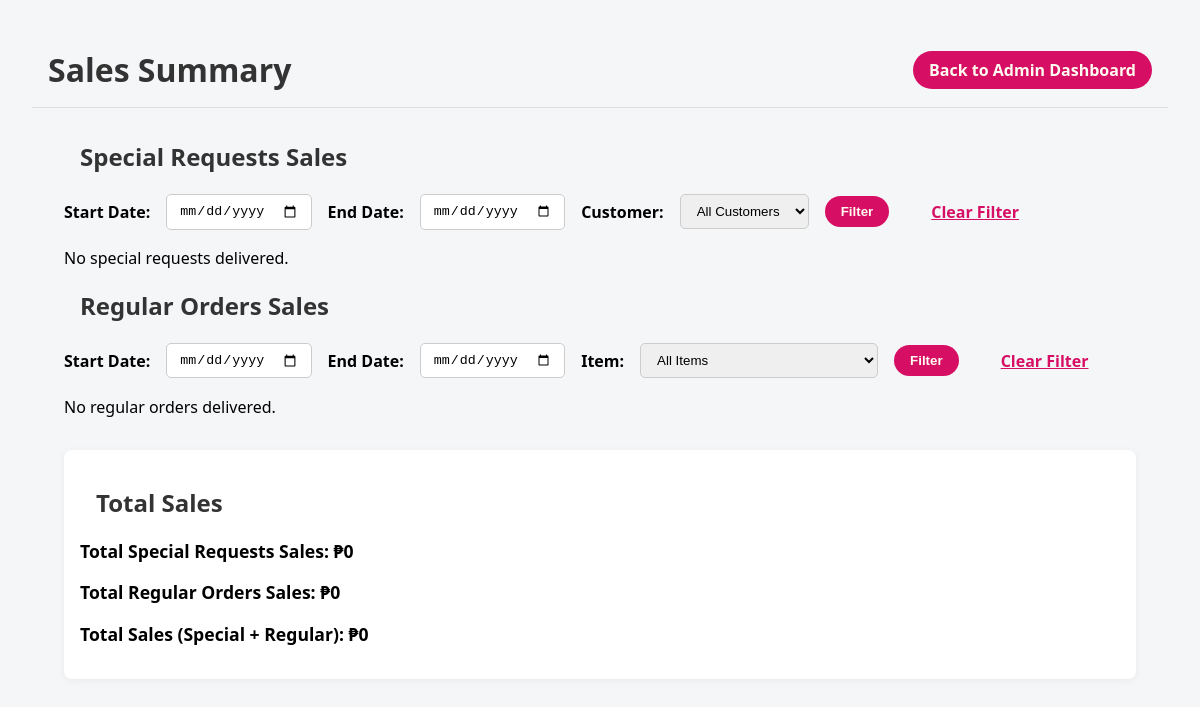
Before: /sales_summary (signed in) with the older database file.
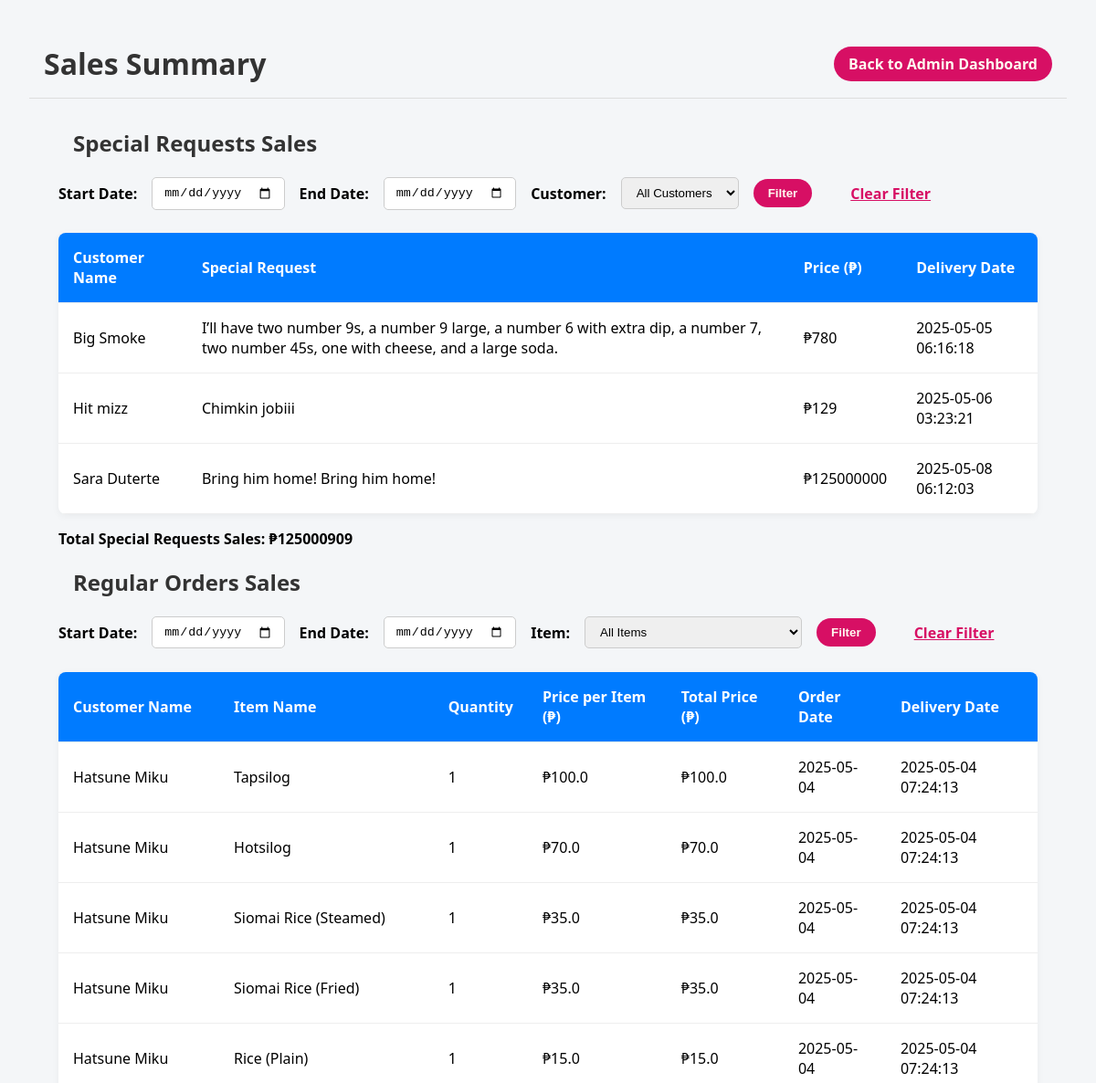
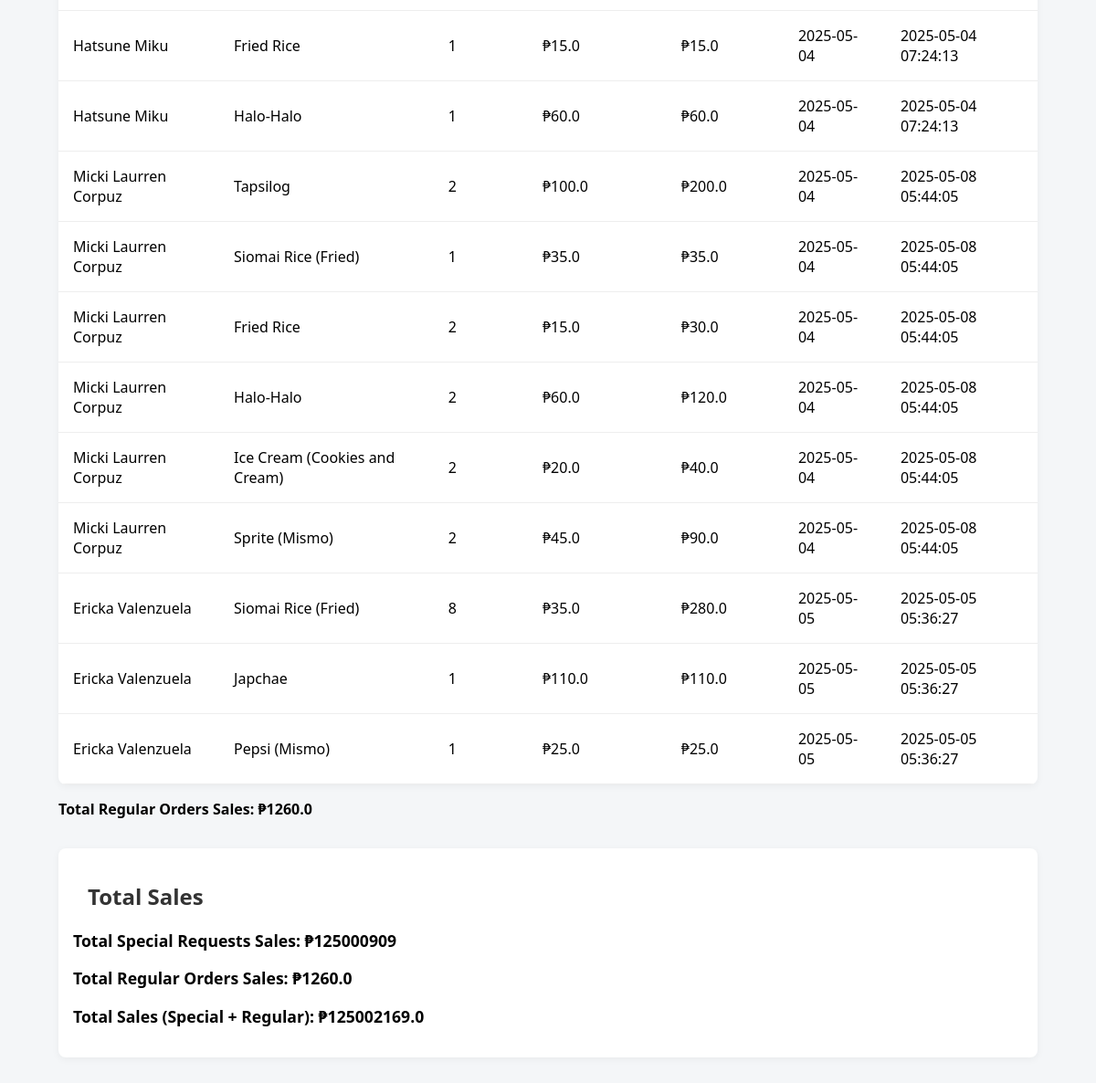
After: the same page with the newer database file (2 pictures, top to bottom).
### tables this page shows
CREATE TABLE Special_Requests (
    Request_ID INTEGER PRIMARY KEY AUTOINCREMENT,
    Customer_ID INTEGER,
    Request_Item TEXT NOT NULL,
    Request_Date DATE NOT NULL,
    Request_Time TIME NOT NULL,
    Time_Ordered DATETIME NOT NULL,
    Time_Delivered DATETIME,
    Approved BOOLEAN NOT NULL,
    Time_Approved DATETIME,
    Time_Rejected DATETIME, Price DECIMAL(10, 2) NOT NULL DEFAULT 0.00,
    FOREIGN KEY (Customer_ID) REFERENCES Customers(Customer_ID)
);

CREATE TABLE Customers (
    Customer_ID INTEGER PRIMARY KEY AUTOINCREMENT,
    Name TEXT NOT NULL,
    Address TEXT NOT NULL,
    Phone TEXT NOT NULL,
    FOREIGN KEY (Phone) REFERENCES Users(Contact)
);

CREATE TABLE Order_Items (
    OrderItem_ID INTEGER PRIMARY KEY AUTOINCREMENT,
    Order_ID INTEGER,
    Item_ID INTEGER,
    Quantity INTEGER NOT NULL,
    FOREIGN KEY (Order_ID) REFERENCES Orders(Order_ID),
    FOREIGN KEY (Item_ID) REFERENCES Menu_Items(Item_ID)
);

CREATE TABLE Menu_Items (
    Item_ID INTEGER PRIMARY KEY AUTOINCREMENT,
    Item_Name TEXT NOT NULL,
    Category TEXT NOT NULL,
    Price REAL NOT NULL,
    FOREIGN KEY (Category) REFERENCES Categories(Category_Name)
);

CREATE TABLE Orders (
    Order_ID INTEGER PRIMARY KEY AUTOINCREMENT,
    Customer_ID INTEGER,
    Order_Type TEXT CHECK(Order_Type IN ('Walk-in', 'Delivery')) NOT NULL,
    Date DATE NOT NULL,
    Time_Ordered TIME NOT NULL,
    Requested_Delivery_Time TIME,
    Time_Delivered TIME,
    Delivered BOOLEAN NOT NULL,
    FOREIGN KEY (Customer_ID) REFERENCES Customers(Customer_ID)
);

### app.py (the view)
@app.route('/sales_summary', methods=['GET', 'POST'])
def sales_summary():
    if session.get('role') != 'admin':
        return redirect(url_for('home'))
    conn = get_db_connection()
    customer_names = conn.execute("""
        SELECT DISTINCT c.Name
        FROM Special_Requests sr
        JOIN Customers c ON sr.Customer_ID = c.Customer_ID
    """).fetchall()
    menu_items = conn.execute("""
        SELECT Item_Name
        FROM Menu_Items
    """).fetchall()
    start_date = request.args.get('start_date')
    end_date = request.args.get('end_date')
    customer_name_filter = request.args.get('customer_name')
    special_request_query = """
        SELECT sr.Request_Item AS request_item,
               sr.Price AS price,
               sr.Time_Delivered AS time_delivered,
               c.Name AS customer_name
        FROM Special_Requests sr
        JOIN Customers c ON sr.Customer_ID = c.Customer_ID
        WHERE sr.Time_Delivered IS NOT NULL
    """
    if start_date:
        special_request_query += f" AND sr.Time_Delivered >= '{start_date}'"
    if end_date:
        special_request_query += f" AND sr.Time_Delivered <= '{end_date}'"
    if customer_name_filter:
        special_request_query += f" AND c.Name = '{customer_name_filter}'"
    delivered_requests = conn.execute(special_request_query).fetchall()
    total_special_sales = sum(req['price'] for req in delivered_requests)
    item_filter = request.args.get('item_filter')
    regular_orders_query = """
        SELECT mi.Item_Name AS item_name,
               mi.Price AS item_price,
               oi.Quantity AS quantity,
               (oi.Quantity * mi.Price) AS total_price,
               o.Date AS order_date,
               o.Time_Ordered AS time_ordered,
               o.Time_Delivered AS time_delivered,
               c.Name AS customer_name
        FROM Order_Items oi
        JOIN Menu_Items mi ON oi.Item_ID = mi.Item_ID
        JOIN Orders o ON oi.Order_ID = o.Order_ID
        JOIN Customers c ON o.Customer_ID = c.Customer_ID
        WHERE o.Delivered = 1
    """
    if start_date:
        regular_orders_query += f" AND o.Time_Delivered >= '{start_date}'"
    if end_date:
        regular_orders_query += f" AND o.Time_Delivered <= '{end_date}'"
    if item_filter:
        regular_orders_query += f" AND mi.Item_Name = '{item_filter}'"
    regular_orders = conn.execute(regular_orders_query).fetchall()
    total_regular_sales = sum(row['total_price'] for row in regular_orders)
    total_overall_sales = total_special_sales + total_regular_sales
    conn.close()
    return render_template(
        'sales_summary.html',
        delivered_requests=delivered_requests,
        regular_orders=regular_orders,
        total_special_sales=total_special_sales,
        total_regular_sales=total_regular_sales,
        total_overall_sales=total_overall_sales,
        customer_names=customer_names,
        menu_items=menu_items,
        start_date=start_date,
        end_date=end_date,
        item_filter=item_filter,
        customer_name_filter=customer_name_filter
    )

### app.py (called while the page is built)
def get_db_connection():
    conn = sqlite3.connect(DB_PATH)
    conn.row_factory = sqlite3.Row
    return conn

### templates/sales_summary.html (shortened to what the changed rows need)
<!DOCTYPE html>
<html lang="en">
<head>
    <link rel="stylesheet" href="{{ url_for('static', filename='styles_sales.css') }}">
</head>
<body>
    <div class="container">
        <section class="sales-summary">
            <h2>Special Requests Sales</h2>
            <form method="get" action="{{ url_for('sales_summary') }}">
                <label for="start_date">Start Date:</label>
                <input type="date" name="start_date" value="{{ start_date }}">
                <label for="end_date">End Date:</label>
                <input type="date" name="end_date" value="{{ end_date }}">
                <label for="customer_name">Customer:</label>
                <select name="customer_name">
                </select>
                <button type="submit" class="btn-manage">Filter</button>
                <a href="{{ url_for('sales_summary') }}" class="clear-filter">Clear Filter</a>
            </form>
            {% if delivered_requests %}
                <table>
                    <thead>
                        <tr>
                            <th>Customer Name</th>
                            <th>Special Request</th>
                            <th>Price (₱)</th>
                            <th>Delivery Date</th>
                        </tr>
                    </thead>
                    <tbody>
                        {% for request in delivered_requests %}
                            <tr>
                                <td>{{ request.customer_name }}</td>
                                <td>{{ request.request_item }}</td>
                                <td>₱{{ request.price }}</td>
                                <td>{{ request.time_delivered }}</td>
                            </tr>
                        {% endfor %}
                    </tbody>
                </table>
                <p><strong>Total Special Requests Sales: ₱{{ total_special_sales }}</strong></p>
            {% else %}
                <p>No special requests delivered.</p>
            {% endif %}
        </section>
        <section class="sales-summary">
            <h2>Regular Orders Sales</h2>
            <form method="get" action="{{ url_for('sales_summary') }}">
                <label for="start_date">Start Date:</label>
                <input type="date" name="start_date" value="{{ start_date }}">
                <label for="end_date">End Date:</label>
                <input type="date" name="end_date" value="{{ end_date }}">
                <label for="item_filter">Item:</label>
                <select name="item_filter">
                </select>
                <button type="submit" class="btn-manage">Filter</button>
                <a href="{{ url_for('sales_summary') }}" class="clear-filter">Clear Filter</a>
            </form>
            {% if regular_orders %}
                <table>
                    <thead>
                        <tr>
                            <th>Customer Name</th>
                            <th>Item Name</th>
                            <th>Quantity</th>
                            <th>Price per Item (₱)</th>
                            <th>Total Price (₱)</th>
                            <th>Order Date</th>
                            <th>Delivery Date</th>
                        </tr>
                    </thead>
                    <tbody>
                        {% for order in regular_orders %}
                            <tr>
                                <td>{{ order.customer_name }}</td>
                                <td>{{ order.item_name }}</td>
                                <td>{{ order.quantity }}</td>
                                <td>₱{{ order.item_price }}</td>
                                <td>₱{{ order.total_price }}</td>
                                <td>{{ order.order_date }}</td>
                                <td>{{ order.time_delivered }}</td>
                            </tr>
                        {% endfor %}
                    </tbody>
                </table>
                <p><strong>Total Regular Orders Sales: ₱{{ total_regular_sales }}</strong></p>
            {% else %}
                <p>No regular orders delivered.</p>
            {% endif %}
        </section>
        <section class="total-sales-summary">
            <h2>Total Sales</h2>
            <p><strong>Total Special Requests Sales: ₱{{ total_special_sales }}</strong></p>
            <p><strong>Total Regular Orders Sales: ₱{{ total_regular_sales }}</strong></p>
            <p><strong>Total Sales (Special + Regular): ₱{{ total_overall_sales }}</strong></p>
        </section>
    </div>
</body>
</html>

Changed rows visible on the page:
added Special_Requests: customer_name "Big Smoke", request_item "I’ll have two number 9s, a number 9 large, a number 6 with extra dip, a number 7, two number 45s, one with cheese, and a large soda.", price "780", time_delivered "2025-05-05 06:16:18"
added Special_Requests: customer_name "Hit mizz", request_item "Chimkin jobiii", price "129", time_delivered "2025-05-06 03:23:21"
added Special_Requests: customer_name "Sara Duterte", request_item "Bring him home! Bring him home!", price "125000000", time_delivered "2025-05-08 06:12:03"
added Order_Items: customer_name "Hatsune Miku", item_name "Tapsilog", quantity "1", item_price "100.0", total_price "100.0", order_date "2025-05-04", time_delivered "2025-05-04 07:24:13"
added Order_Items: customer_name "Hatsune Miku", item_name "Hotsilog", quantity "1", item_price "70.0", total_price "70.0", order_date "2025-05-04", time_delivered "2025-05-04 07:24:13"
added Order_Items: customer_name "Hatsune Miku", item_name "Siomai Rice (Steamed)", quantity "1", item_price "35.0", total_price "35.0", order_date "2025-05-04", time_delivered "2025-05-04 07:24:13"
added Order_Items: customer_name "Hatsune Miku", item_name "Siomai Rice (Fried)", quantity "1", item_price "35.0", total_price "35.0", order_date "2025-05-04", time_delivered "2025-05-04 07:24:13"
added Order_Items: customer_name "Hatsune Miku", item_name "Rice (Plain)", quantity "1", item_price "15.0", total_price "15.0", order_date "2025-05-04", time_delivered "2025-05-04 07:24:13"
added Order_Items: customer_name "Hatsune Miku", item_name "Fried Rice", quantity "1", item_price "15.0", total_price "15.0", order_date "2025-05-04", time_delivered "2025-05-04 07:24:13"
added Order_Items: customer_name "Hatsune Miku", item_name "Halo-Halo", quantity "1", item_price "60.0", total_price "60.0", order_date "2025-05-04", time_delivered "2025-05-04 07:24:13"
added Order_Items: customer_name "Micki Laurren Corpuz", item_name "Tapsilog", quantity "2", item_price "100.0", total_price "200.0", order_date "2025-05-04", time_delivered "2025-05-08 05:44:05"
added Order_Items: customer_name "Micki Laurren Corpuz", item_name "Siomai Rice (Fried)", quantity "1", item_price "35.0", total_price "35.0", order_date "2025-05-04", time_delivered "2025-05-08 05:44:05"
added Order_Items: customer_name "Micki Laurren Corpuz", item_name "Fried Rice", quantity "2", item_price "15.0", total_price "30.0", order_date "2025-05-04", time_delivered "2025-05-08 05:44:05"
added Order_Items: customer_name "Micki Laurren Corpuz", item_name "Halo-Halo", quantity "2", item_price "60.0", total_price "120.0", order_date "2025-05-04", time_delivered "2025-05-08 05:44:05"
added Order_Items: customer_name "Micki Laurren Corpuz", item_name "Ice Cream (Cookies and Cream)", quantity "2", item_price "20.0", total_price "40.0", order_date "2025-05-04", time_delivered "2025-05-08 05:44:05"
added Order_Items: customer_name "Micki Laurren Corpuz", item_name "Sprite (Mismo)", quantity "2", item_price "45.0", total_price "90.0", order_date "2025-05-04", time_delivered "2025-05-08 05:44:05"
added Order_Items: customer_name "Ericka Valenzuela", item_name "Siomai Rice (Fried)", quantity "8", item_price "35.0", total_price "280.0", order_date "2025-05-05", time_delivered "2025-05-05 05:36:27"
added Order_Items: customer_name "Ericka Valenzuela", item_name "Japchae", quantity "1", item_price "110.0", total_price "110.0", order_date "2025-05-05", time_delivered "2025-05-05 05:36:27"
added Order_Items: customer_name "Ericka Valenzuela", item_name "Pepsi (Mismo)", quantity "1", item_price "25.0", total_price "25.0", order_date "2025-05-05", time_delivered "2025-05-05 05:36:27"
Other visible differences:
{{ total_special_sales }}: (not shown) → "125000909"
{{ total_regular_sales }}: (not shown) → "1260.0"
{{ total_special_sales }}: "0" → "125000909"
{{ total_regular_sales }}: "0" → "1260.0"
{{ total_overall_sales }}: "0" → "125002169.0"
text no longer shown: "No special requests delivered. No regular orders delivered."
text now shown: "Customer Name Special Request Price (₱) Delivery Date Total Special Requests Sales: ₱ Customer Name Item Name Quantity Price per Item (₱) Total Price (₱) Order Date Delivery Date Total Regular Orders Sales: ₱"
